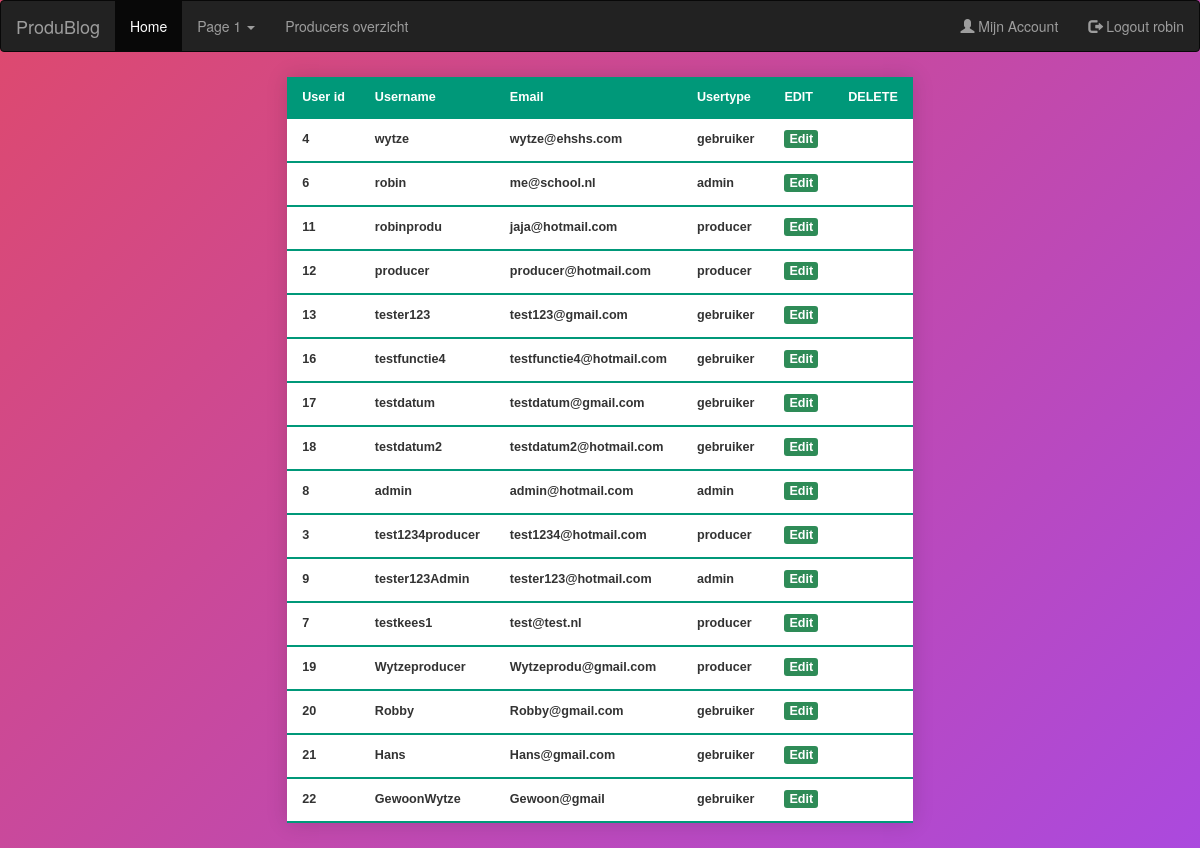
Page /Produblog/admin_home.php (signed in) on the committed database.
### tables this page shows
CREATE TABLE `users` (
  `idUsers` int(11) NOT NULL,
  `username` varchar(255) DEFAULT NULL,
  `password` varchar(255) DEFAULT NULL,
  `usertype` varchar(32) DEFAULT NULL,
  `email` varchar(255) DEFAULT NULL,
  `date` date DEFAULT NULL
);

### Produblog/assets/includes/include.php (called while the page is built, shortened)
<?php
  require_once('header.php');
  ?>

### Produblog/admin_home.php (the view)
<?php
require_once('assets/includes/include.php');
$con = getDBConnection();
  if(isset($_SESSION['usertype']) && $_SESSION['usertype'] == 'admin'){
				$query = "SELECT * FROM users ORDER BY date";
				$query_run = $con->query($query);
			if($query_run){
				echo '
				<table class="styled-table">
					<thead>
						<tr>
							<th>User id</th>
							<th>Username</th>
							<th>Email</th>
							<th>Usertype</th>
							<th>EDIT</th>
							<th>DELETE</th>
						</tr>
					</thead>
				';
				foreach($query_run as $row){
				echo'
				<tbody>
						<tr class="active-row">
							<th> '.$row->idUsers.' </th>
							<th> '.$row->username.' </th>
							<th> '.$row->email.' </th>
							<th> '.$row->usertype.' </th>
							<th>
							<a href="edituser.php?id='.$row->idUsers.'" class="edit_btn" >Edit</a>
							</th>
							<th></th>
						</tr>
				</tbody>
			';
				}
				echo'</table>';
			}
}else{
	header('location: home.php');
}
?>
<?php include_once('assets/includes/footer.php'); ?>

### Produblog/assets/includes/header.php (shortened to what this page needs)
<!DOCTYPE html>
<html lang="en">
<head>
  <link rel="stylesheet" href="assets/css/style.css">
  <link rel="stylesheet" href="https://maxcdn.bootstrapcdn.com/bootstrap/3.4.1/css/bootstrap.min.css">
</head>
<nav class="navbar navbar-inverse">
<?php
	$con = getDBConnection();
		if(isset($_SESSION['idUsers'])){
			$query = "SELECT idUsers, username, email, usertype FROM users WHERE idUsers = :idUsers";
			$user =  $con->prepare($query);
			$user->bindValue(':idUsers', $_SESSION['idUsers']);
			$user->execute();
			$result = $user->fetch(PDO::FETCH_ASSOC);
			echo"
			  <div class='container-fluid'>
				<div class='navbar-header'>
				  <a class='navbar-brand' href='home.php'>ProduBlog</a>
				</div>
				<ul class='nav navbar-nav'>
				  <li class='active'><a href='home.php'>Home</a></li>
				  <li class='dropdown'><a class='dropdown-toggle' data-toggle='dropdown' href='#'>Page 1 <span class='caret'></span></a>
					<ul class='dropdown-menu'>
					  <li><a href='#'>Page 1-1</a></li>
					  <li><a href='#'>Page 1-2</a></li>
			";
			  echo"
					</ul>
				  </li>
				  <li><a href='produceroverzicht.php'>Producers overzicht</a></li>
				</ul>
					<ul class='nav navbar-nav navbar-right'>
						<li><a href='mijnaccount.php'><span class='glyphicon glyphicon-user'></span> Mijn Account</a></li>
						<li><a href='logout.php'><span class='glyphicon glyphicon-log-out'></span> Logout ".$result['username']."</a></li>
					</ul>
			</div>
			";
		}
?>
</nav>
<body>

### Produblog/assets/css/style.css (style rules this page uses)
* { margin: 0px; padding: 0px; }
body { background-image: url("../assets/images/produbg.jpg"); font-size: 120%; background: rgb(222,73,109); background: -moz-linear-gradient(-45deg, rgba(222,73,109,1) 0%, rgba(171,73,222,1) 100%); background: -webkit-gradient(linear, left top, right bottom, color-stop(0%,rgba(222,73,109,1)), color-stop(100%,rgba(171,73,222,1))); background: -webkit-linear-gradient(-45deg, rgba(222,73,109,1) 0%,rgba(171,73,222,1) 100%); background: -o-linear-gradient(-45deg, rgba(222,73,109,1) 0%,rgba(171,73,222,1) 100%); background: -ms-linear-gradient(-45deg, rgba(222,73,109,1) 0%,rgba(171,73,222,1) 100%); background: linear-gradient(135deg, rgba(222,73,109,1) 0%,rgba(171,73,222,1) 100%); font-family: "Roboto", sans-serif; -webkit-font-smoothing: antialiased; -moz-osx-font-smoothing: grayscale; }
.styled-table { border-collapse: collapse; margin: 25px 0; font-size: 0.9em; font-family: sans-serif; min-width: 400px; box-shadow: 0 0 20px rgba(0, 0, 0, 0.15); margin-left: auto; margin-right: auto; background: #FFFFFF; }
.styled-table thead tr { background-color: #009879; color: #ffffff; text-align: left; }
.styled-table th, .styled-table td { padding: 12px 15px; }
.styled-table tbody tr { border-bottom: 1px solid #dddddd; }
.styled-table tbody tr:last-of-type { border-bottom: 2px solid #009879; }
.edit_btn { text-decoration: none; padding: 2px 5px; background: #2E8B57; color: white; border-radius: 3px; }

### rows in the picture
users: username "robin", idUsers "6", email "me@school.nl", usertype "admin"
users: idUsers "4", username "wytze", email "wytze@ehshs.com", usertype "gebruiker"
users: idUsers "11", username "robinprodu", email "jaja@hotmail.com", usertype "producer"
users: idUsers "12", username "producer", email "producer@hotmail.com", usertype "producer"
users: idUsers "13", username "tester123", email "test123@gmail.com", usertype "gebruiker"
users: idUsers "16", username "testfunctie4", email "testfunctie4@hotmail.com", usertype "gebruiker"
users: idUsers "17", username "testdatum", email "testdatum@gmail.com", usertype "gebruiker"
users: idUsers "18", username "testdatum2", email "testdatum2@hotmail.com", usertype "gebruiker"
users: idUsers "8", username "admin", email "admin@hotmail.com", usertype "admin"
users: idUsers "3", username "test1234producer", email "test1234@hotmail.com", usertype "producer"
users: idUsers "9", username "tester123Admin", email "tester123@hotmail.com", usertype "admin"
users: idUsers "7", username "testkees1", email "test@test.nl", usertype "producer"
users: idUsers "19", username "Wytzeproducer", email "Wytzeprodu@gmail.com", usertype "producer"
users: idUsers "20", username "Robby", email "Robby@gmail.com", usertype "gebruiker"
users: idUsers "21", username "Hans", email "Hans@gmail.com", usertype "gebruiker"
users: idUsers "22", username "GewoonWytze", email "Gewoon@gmail", usertype "gebruiker"
